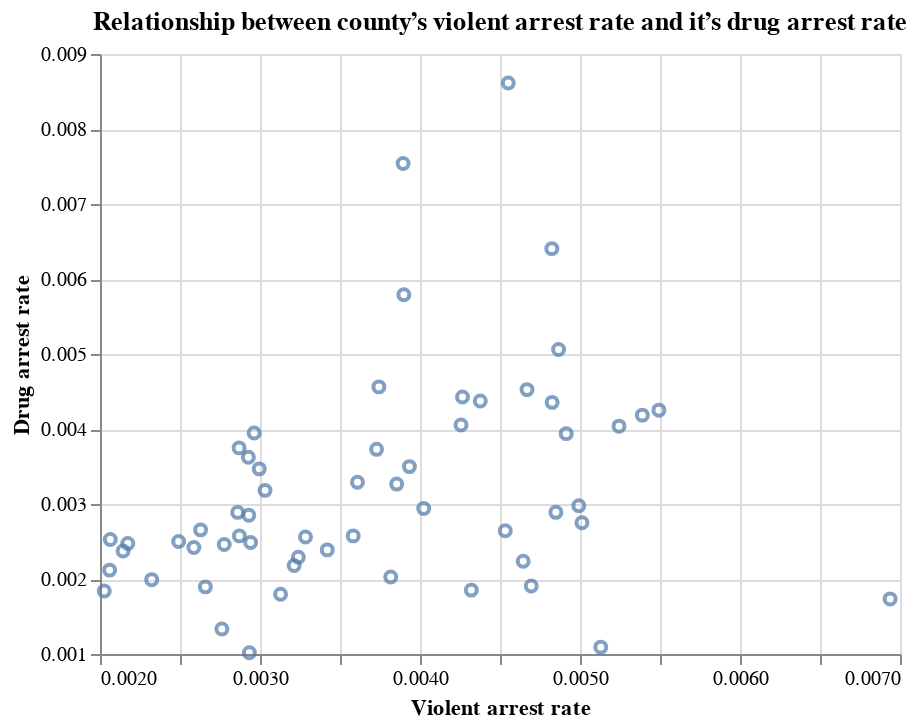

Here is the notebook cell this chart was saved with:
### Markdown cell above
---
### Exercise 11
Make a scatter plot that shows the relationship between each county’s violent arrest rate and it’s drug arrest rate.

### Code cell
import altair as alt
alt.Chart(merged_2009, title="Relationship between county’s violent arrest rate and it’s drug arrest rate").mark_point().encode(
    x=alt.X("violent_arrest_rate_2009", title="Violent arrest rate", scale=alt.Scale(zero=False)),
    y=alt.Y("drug_offenses_2009", title="Drug arrest rate", scale=alt.Scale(zero=False)),
)

### Figure 1 — Vega-Lite specification as saved in the notebook (floating-point values rounded to 4 significant figures)
{"config": {"view": {"continuousWidth": 400, "continuousHeight": 300}}, "data": {"name": "data-4e5dd6d4b6f77619248a3e22817a2244"}, "mark": "point", "encoding": {"x": {"type": "quantitative", "field": "violent_arrest_rate_2009", "scale": {"zero": false}, "title": "Violent arrest rate"}, "y": {"type": "quantitative", "field": "drug_offenses_2009", "scale": {"zero": false}, "title": "Drug arrest rate"}}, "title": "Relationship between county’s violent arrest rate and it’s drug arrest rate", "$schema": "https://vega.github.io/schema/vega-lite/v4.8.1.json", "datasets": {"data-4e5dd6d4b6f77619248a3e22817a2244": [{"Unnamed: 0_x": 1682, "COUNTY": "Alameda County", "VIOLENT": 4318, "PROPERTY": 4640, "F_DRUGOFF": 5749, "F_SEXOFF": 260, "F_ALLOTHER": 3502, "F_TOTAL": 18469, "M_TOTAL": 37247, "S_TOTAL": 431, "Unnamed: 0_y": 186, "YEAR": "2005-2009", "STATE": "California", "total_population": 1457095, "_merge": "both", "violent_arrest_rate_2009": 0.002963, "drug_offenses_2009": 0.003946}, {"Unnamed: 0_x": 1683, "COUNTY": "Alpine County", "VIOLENT": 8, "PROPERTY": 4, "F_DRUGOFF": 2, "F_SEXOFF": 1, "F_ALLOTHER": 1, "F_TOTAL": 16, "M_TOTAL": 83, "S_TOTAL": 0, "Unnamed: 0_y": 187, "YEAR": "2005-2009", "STATE": "California", "total_population": 1153, "_merge": "both", "violent_arrest_rate_2009": 0.006938, "drug_offenses_2009": 0.001735}, {"Unnamed: 0_x": 1684, "COUNTY": "Amador County", "VIOLENT": 100, "PROPERTY": 59, "F_DRUGOFF": 101, "F_SEXOFF": 5, "F_ALLOTHER": 199, "F_TOTAL": 464, "M_TOTAL": 801, "S_TOTAL": 2, "Unnamed: 0_y": 188, "YEAR": "2005-2009", "STATE": "California", "total_population": 38039, "_merge": "both", "violent_arrest_rate_2009": 0.002629, "drug_offenses_2009": 0.002655}, {"Unnamed: 0_x": 1685, "COUNTY": "Butte County", "VIOLENT": 641, "PROPERTY": 602, "F_DRUGOFF": 542, "F_SEXOFF": 34, "F_ALLOTHER": 429, "F_TOTAL": 2248, "M_TOTAL": 9026, "S_TOTAL": 1, "Unnamed: 0_y": 189, "YEAR": "2005-2009", "STATE": "California", "total_population": 217917, "_merge": "both", "violent_arrest_rate_2009": 0.002941, "drug_offenses_2009": 0.002487}, {"Unnamed: 0_x": 1686, "COUNTY": "Calaveras County", "VIOLENT": 211, "PROPERTY": 83, "F_DRUGOFF": 123, "F_SEXOFF": 14, "F_ALLOTHER": 70, "F_TOTAL": 501, "M_TOTAL": 968, "S_TOTAL": 3, "Unnamed: 0_y": 190, "YEAR": "2005-2009", "STATE": "California", "total_population": 46548, "_merge": "both", "violent_arrest_rate_2009": 0.004533, "drug_offenses_2009": 0.002642}, {"Unnamed: 0_x": 1687, "COUNTY": "Colusa County", "VIOLENT": 58, "PROPERTY": 50, "F_DRUGOFF": 28, "F_SEXOFF": 7, "F_ALLOTHER": 132, "F_TOTAL": 275, "M_TOTAL": 917, "S_TOTAL": 0, "Unnamed: 0_y": 191, "YEAR": "2005-2009", "STATE": "California", "total_population": 21001, "_merge": "both", "violent_arrest_rate_2009": 0.002762, "drug_offenses_2009": 0.001333}, {"Unnamed: 0_x": 1688, "COUNTY": "Contra Costa County", "VIOLENT": 2976, "PROPERTY": 3532, "F_DRUGOFF": 2895, "F_SEXOFF": 189, "F_ALLOTHER": 2069, "F_TOTAL": 11661, "M_TOTAL": 18539, "S_TOTAL": 50, "Unnamed: 0_y": 192, "YEAR": "2005-2009", "STATE": "California", "total_population": 1015571, "_merge": "both", "violent_arrest_rate_2009": 0.00293, "drug_offenses_2009": 0.002851}, {"Unnamed: 0_x": 1689, "COUNTY": "Del Norte County", "VIOLENT": 144, "PROPERTY": 104, "F_DRUGOFF": 79, "F_SEXOFF": 13, "F_ALLOTHER": 97, "F_TOTAL": 437, "M_TOTAL": 1268, "S_TOTAL": 5, "Unnamed: 0_y": 193, "YEAR": "2005-2009", "STATE": "California", "total_population": 28729, "_merge": "both", "violent_arrest_rate_2009": 0.005012, "drug_offenses_2009": 0.00275}, {"Unnamed: 0_x": 1690, "COUNTY": "El Dorado County", "VIOLENT": 570, "PROPERTY": 399, "F_DRUGOFF": 403, "F_SEXOFF": 45, "F_ALLOTHER": 614, "F_TOTAL": 2031, "M_TOTAL": 4734, "S_TOTAL": 54, "Unnamed: 0_y": 194, "YEAR": "2005-2009", "STATE": "California", "total_population": 175941, "_merge": "both", "violent_arrest_rate_2009": 0.00324, "drug_offenses_2009": 0.002291}, {"Unnamed: 0_x": 1691, "COUNTY": "Fresno County", "VIOLENT": 4377, "PROPERTY": 3514, "F_DRUGOFF": 3508, "F_SEXOFF": 305, "F_ALLOTHER": 3253, "F_TOTAL": 14957, "M_TOTAL": 31710, "S_TOTAL": 377, "Unnamed: 0_y": 195, "YEAR": "2005-2009", "STATE": "California", "total_population": 890750, "_merge": "both", "violent_arrest_rate_2009": 0.004914, "drug_offenses_2009": 0.003938}, {"Unnamed: 0_x": 1692, "COUNTY": "Glenn County", "VIOLENT": 104, "PROPERTY": 78, "F_DRUGOFF": 104, "F_SEXOFF": 14, "F_ALLOTHER": 133, "F_TOTAL": 433, "M_TOTAL": 1283, "S_TOTAL": 73, "Unnamed: 0_y": 196, "YEAR": "2005-2009", "STATE": "California", "total_population": 27891, "_merge": "both", "violent_arrest_rate_2009": 0.003729, "drug_offenses_2009": 0.003729}, {"Unnamed: 0_x": 1693, "COUNTY": "Humboldt County", "VIOLENT": 503, "PROPERTY": 440, "F_DRUGOFF": 747, "F_SEXOFF": 54, "F_ALLOTHER": 394, "F_TOTAL": 2138, "M_TOTAL": 7460, "S_TOTAL": 420, "Unnamed: 0_y": 197, "YEAR": "2005-2009", "STATE": "California", "total_population": 129003, "_merge": "both", "violent_arrest_rate_2009": 0.003899, "drug_offenses_2009": 0.005791}, {"Unnamed: 0_x": 1694, "COUNTY": "Imperial County", "VIOLENT": 599, "PROPERTY": 779, "F_DRUGOFF": 730, "F_SEXOFF": 28, "F_ALLOTHER": 449, "F_TOTAL": 2585, "M_TOTAL": 6739, "S_TOTAL": 69, "Unnamed: 0_y": 198, "YEAR": "2005-2009", "STATE": "California", "total_population": 160034, "_merge": "both", "violent_arrest_rate_2009": 0.003743, "drug_offenses_2009": 0.004562}, {"Unnamed: 0_x": 1695, "COUNTY": "Inyo County", "VIOLENT": 81, "PROPERTY": 44, "F_DRUGOFF": 39, "F_SEXOFF": 3, "F_ALLOTHER": 38, "F_TOTAL": 205, "M_TOTAL": 851, "S_TOTAL": 1, "Unnamed: 0_y": 199, "YEAR": "2005-2009", "STATE": "California", "total_population": 17438, "_merge": "both", "violent_arrest_rate_2009": 0.004645, "drug_offenses_2009": 0.002236}, {"Unnamed: 0_x": 1696, "COUNTY": "Kern County", "VIOLENT": 4290, "PROPERTY": 4384, "F_DRUGOFF": 3320, "F_SEXOFF": 202, "F_ALLOTHER": 2975, "F_TOTAL": 15171, "M_TOTAL": 31828, "S_TOTAL": 524, "Unnamed: 0_y": 200, "YEAR": "2005-2009", "STATE": "California", "total_population": 780953, "_merge": "both", "violent_arrest_rate_2009": 0.005493, "drug_offenses_2009": 0.004251}, {"Unnamed: 0_x": 1697, "COUNTY": "Kings County", "VIOLENT": 390, "PROPERTY": 322, "F_DRUGOFF": 278, "F_SEXOFF": 49, "F_ALLOTHER": 499, "F_TOTAL": 1538, "M_TOTAL": 5203, "S_TOTAL": 415, "Unnamed: 0_y": 201, "YEAR": "2005-2009", "STATE": "California", "total_population": 146696, "_merge": "both", "violent_arrest_rate_2009": 0.002659, "drug_offenses_2009": 0.001895}, {"Unnamed: 0_x": 1698, "COUNTY": "Lake County", "VIOLENT": 349, "PROPERTY": 204, "F_DRUGOFF": 271, "F_SEXOFF": 17, "F_ALLOTHER": 303, "F_TOTAL": 1144, "M_TOTAL": 3095, "S_TOTAL": 13, "Unnamed: 0_y": 202, "YEAR": "2005-2009", "STATE": "California", "total_population": 64756, "_merge": "both", "violent_arrest_rate_2009": 0.005389, "drug_offenses_2009": 0.004185}, {"Unnamed: 0_x": 1699, "COUNTY": "Lassen County", "VIOLENT": 101, "PROPERTY": 62, "F_DRUGOFF": 35, "F_SEXOFF": 6, "F_ALLOTHER": 83, "F_TOTAL": 287, "M_TOTAL": 881, "S_TOTAL": 12, "Unnamed: 0_y": 203, "YEAR": "2005-2009", "STATE": "California", "total_population": 34428, "_merge": "both", "violent_arrest_rate_2009": 0.002934, "drug_offenses_2009": 0.001017}, {"Unnamed: 0_x": 1700, "COUNTY": "Los Angeles County", "VIOLENT": 35319, "PROPERTY": 34630, "F_DRUGOFF": 32193, "F_SEXOFF": 2041, "F_ALLOTHER": 23524, "F_TOTAL": 127707, "M_TOTAL": 238608, "S_TOTAL": 11049, "Unnamed: 0_y": 204, "YEAR": "2005-2009", "STATE": "California", "total_population": 9785295, "_merge": "both", "violent_arrest_rate_2009": 0.003609, "drug_offenses_2009": 0.00329}, {"Unnamed: 0_x": 1701, "COUNTY": "Madera County", "VIOLENT": 453, "PROPERTY": 409, "F_DRUGOFF": 260, "F_SEXOFF": 35, "F_ALLOTHER": 505, "F_TOTAL": 1662, "M_TOTAL": 3366, "S_TOTAL": 2, "Unnamed: 0_y": 205, "YEAR": "2005-2009", "STATE": "California", "total_population": 144794, "_merge": "both", "violent_arrest_rate_2009": 0.003129, "drug_offenses_2009": 0.001796}, {"Unnamed: 0_x": 1702, "COUNTY": "Marin County", "VIOLENT": 500, "PROPERTY": 532, "F_DRUGOFF": 454, "F_SEXOFF": 29, "F_ALLOTHER": 276, "F_TOTAL": 1791, "M_TOTAL": 5795, "S_TOTAL": 178, "Unnamed: 0_y": 206, "YEAR": "2005-2009", "STATE": "California", "total_population": 246711, "_merge": "both", "violent_arrest_rate_2009": 0.002027, "drug_offenses_2009": 0.00184}, {"Unnamed: 0_x": 1703, "COUNTY": "Mariposa County", "VIOLENT": 64, "PROPERTY": 40, "F_DRUGOFF": 46, "F_SEXOFF": 7, "F_ALLOTHER": 43, "F_TOTAL": 200, "M_TOTAL": 517, "S_TOTAL": 21, "Unnamed: 0_y": 207, "YEAR": "2005-2009", "STATE": "California", "total_population": 17865, "_merge": "both", "violent_arrest_rate_2009": 0.003582, "drug_offenses_2009": 0.002575}, {"Unnamed: 0_x": 1704, "COUNTY": "Mendocino County", "VIOLENT": 415, "PROPERTY": 296, "F_DRUGOFF": 551, "F_SEXOFF": 17, "F_ALLOTHER": 364, "F_TOTAL": 1643, "M_TOTAL": 3654, "S_TOTAL": 10, "Unnamed: 0_y": 208, "YEAR": "2005-2009", "STATE": "California", "total_population": 86030, "_merge": "both", "violent_arrest_rate_2009": 0.004824, "drug_offenses_2009": 0.006405}, {"Unnamed: 0_x": 1705, "COUNTY": "Merced County", "VIOLENT": 1169, "PROPERTY": 1167, "F_DRUGOFF": 1055, "F_SEXOFF": 78, "F_ALLOTHER": 1006, "F_TOTAL": 4475, "M_TOTAL": 9637, "S_TOTAL": 714, "Unnamed: 0_y": 209, "YEAR": "2005-2009", "STATE": "California", "total_population": 242235, "_merge": "both", "violent_arrest_rate_2009": 0.004826, "drug_offenses_2009": 0.004355}, {"Unnamed: 0_x": 1706, "COUNTY": "Modoc County", "VIOLENT": 47, "PROPERTY": 29, "F_DRUGOFF": 10, "F_SEXOFF": 5, "F_ALLOTHER": 52, "F_TOTAL": 143, "M_TOTAL": 310, "S_TOTAL": 50, "Unnamed: 0_y": 210, "YEAR": "2005-2009", "STATE": "California", "total_population": 9162, "_merge": "both", "violent_arrest_rate_2009": 0.00513, "drug_offenses_2009": 0.001091}, {"Unnamed: 0_x": 1707, "COUNTY": "Mono County", "VIOLENT": 52, "PROPERTY": 38, "F_DRUGOFF": 38, "F_SEXOFF": 1, "F_ALLOTHER": 30, "F_TOTAL": 159, "M_TOTAL": 521, "S_TOTAL": 0, "Unnamed: 0_y": 211, "YEAR": "2005-2009", "STATE": "California", "total_population": 12925, "_merge": "both", "violent_arrest_rate_2009": 0.004023, "drug_offenses_2009": 0.00294}, {"Unnamed: 0_x": 1708, "COUNTY": "Monterey County", "VIOLENT": 1385, "PROPERTY": 1311, "F_DRUGOFF": 967, "F_SEXOFF": 136, "F_ALLOTHER": 911, "F_TOTAL": 4710, "M_TOTAL": 11948, "S_TOTAL": 304, "Unnamed: 0_y": 212, "YEAR": "2005-2009", "STATE": "California", "total_population": 404922, "_merge": "both", "violent_arrest_rate_2009": 0.00342, "drug_offenses_2009": 0.002388}, {"Unnamed: 0_x": 1709, "COUNTY": "Napa County", "VIOLENT": 367, "PROPERTY": 400, "F_DRUGOFF": 325, "F_SEXOFF": 24, "F_ALLOTHER": 392, "F_TOTAL": 1508, "M_TOTAL": 3471, "S_TOTAL": 60, "Unnamed: 0_y": 213, "YEAR": "2005-2009", "STATE": "California", "total_population": 132173, "_merge": "both", "violent_arrest_rate_2009": 0.002777, "drug_offenses_2009": 0.002459}, {"Unnamed: 0_x": 1710, "COUNTY": "Nevada County", "VIOLENT": 211, "PROPERTY": 207, "F_DRUGOFF": 240, "F_SEXOFF": 10, "F_ALLOTHER": 108, "F_TOTAL": 776, "M_TOTAL": 2319, "S_TOTAL": 155, "Unnamed: 0_y": 214, "YEAR": "2005-2009", "STATE": "California", "total_population": 97063, "_merge": "both", "violent_arrest_rate_2009": 0.002174, "drug_offenses_2009": 0.002473}, {"Unnamed: 0_x": 1711, "COUNTY": "Orange County", "VIOLENT": 6145, "PROPERTY": 7853, "F_DRUGOFF": 7524, "F_SEXOFF": 579, "F_ALLOTHER": 4049, "F_TOTAL": 26150, "M_TOTAL": 66320, "S_TOTAL": 1620, "Unnamed: 0_y": 215, "YEAR": "2005-2009", "STATE": "California", "total_population": 2976831, "_merge": "both", "violent_arrest_rate_2009": 0.002064, "drug_offenses_2009": 0.002528}, {"Unnamed: 0_x": 1712, "COUNTY": "Placer County", "VIOLENT": 712, "PROPERTY": 1226, "F_DRUGOFF": 788, "F_SEXOFF": 51, "F_ALLOTHER": 972, "F_TOTAL": 3749, "M_TOTAL": 7070, "S_TOTAL": 150, "Unnamed: 0_y": 216, "YEAR": "2005-2009", "STATE": "California", "total_population": 332059, "_merge": "both", "violent_arrest_rate_2009": 0.002144, "drug_offenses_2009": 0.002373}, {"Unnamed: 0_x": 1713, "COUNTY": "Plumas County", "VIOLENT": 100, "PROPERTY": 44, "F_DRUGOFF": 104, "F_SEXOFF": 2, "F_ALLOTHER": 68, "F_TOTAL": 318, "M_TOTAL": 867, "S_TOTAL": 13, "Unnamed: 0_y": 217, "YEAR": "2005-2009", "STATE": "California", "total_population": 20550, "_merge": "both", "violent_arrest_rate_2009": 0.004866, "drug_offenses_2009": 0.005061}, {"Unnamed: 0_x": 1714, "COUNTY": "Riverside County", "VIOLENT": 5825, "PROPERTY": 7082, "F_DRUGOFF": 5881, "F_SEXOFF": 479, "F_ALLOTHER": 4832, "F_TOTAL": 24099, "M_TOTAL": 40087, "S_TOTAL": 2235, "Unnamed: 0_y": 218, "YEAR": "2005-2009", "STATE": "California", "total_population": 2036304, "_merge": "both", "violent_arrest_rate_2009": 0.002861, "drug_offenses_2009": 0.002888}, {"Unnamed: 0_x": 1715, "COUNTY": "Sacramento County", "VIOLENT": 5302, "PROPERTY": 5809, "F_DRUGOFF": 4492, "F_SEXOFF": 409, "F_ALLOTHER": 3854, "F_TOTAL": 19866, "M_TOTAL": 32332, "S_TOTAL": 389, "Unnamed: 0_y": 219, "YEAR": "2005-2009", "STATE": "California", "total_population": 1375605, "_merge": "both", "violent_arrest_rate_2009": 0.003854, "drug_offenses_2009": 0.003265}, {"Unnamed: 0_x": 1716, "COUNTY": "San Benito County", "VIOLENT": 209, "PROPERTY": 140, "F_DRUGOFF": 111, "F_SEXOFF": 20, "F_ALLOTHER": 141, "F_TOTAL": 621, "M_TOTAL": 1460, "S_TOTAL": 27, "Unnamed: 0_y": 220, "YEAR": "2005-2009", "STATE": "California", "total_population": 54752, "_merge": "both", "violent_arrest_rate_2009": 0.003817, "drug_offenses_2009": 0.002027}, {"Unnamed: 0_x": 1717, "COUNTY": "San Bernardino County", "VIOLENT": 8474, "PROPERTY": 10799, "F_DRUGOFF": 8793, "F_SEXOFF": 720, "F_ALLOTHER": 4916, "F_TOTAL": 33702, "M_TOTAL": 56648, "S_TOTAL": 1119, "Unnamed: 0_y": 221, "YEAR": "2005-2009", "STATE": "California", "total_population": 1986635, "_merge": "both", "violent_arrest_rate_2009": 0.004266, "drug_offenses_2009": 0.004426}, {"Unnamed: 0_x": 1718, "COUNTY": "San Diego County", "VIOLENT": 9812, "PROPERTY": 8598, "F_DRUGOFF": 7648, "F_SEXOFF": 579, "F_ALLOTHER": 5321, "F_TOTAL": 31958, "M_TOTAL": 78405, "S_TOTAL": 4107, "Unnamed: 0_y": 222, "YEAR": "2005-2009", "STATE": "California", "total_population": 2987543, "_merge": "both", "violent_arrest_rate_2009": 0.003284, "drug_offenses_2009": 0.00256}, {"Unnamed: 0_x": 1719, "COUNTY": "San Francisco County", "VIOLENT": 3629, "PROPERTY": 2792, "F_DRUGOFF": 6867, "F_SEXOFF": 51, "F_ALLOTHER": 3339, "F_TOTAL": 16678, "M_TOTAL": 14782, "S_TOTAL": 9, "Unnamed: 0_y": 223, "YEAR": "2005-2009", "STATE": "California", "total_population": 797271, "_merge": "both", "violent_arrest_rate_2009": 0.004552, "drug_offenses_2009": 0.008613}, {"Unnamed: 0_x": 1720, "COUNTY": "San Joaquin County", "VIOLENT": 3223, "PROPERTY": 3136, "F_DRUGOFF": 1920, "F_SEXOFF": 187, "F_ALLOTHER": 2606, "F_TOTAL": 11072, "M_TOTAL": 23552, "S_TOTAL": 49, "Unnamed: 0_y": 224, "YEAR": "2005-2009", "STATE": "California", "total_population": 664641, "_merge": "both", "violent_arrest_rate_2009": 0.004849, "drug_offenses_2009": 0.002889}, {"Unnamed: 0_x": 1721, "COUNTY": "San Luis Obispo County", "VIOLENT": 609, "PROPERTY": 647, "F_DRUGOFF": 522, "F_SEXOFF": 94, "F_ALLOTHER": 403, "F_TOTAL": 2275, "M_TOTAL": 9962, "S_TOTAL": 67, "Unnamed: 0_y": 225, "YEAR": "2005-2009", "STATE": "California", "total_population": 262149, "_merge": "both", "violent_arrest_rate_2009": 0.002323, "drug_offenses_2009": 0.001991}, {"Unnamed: 0_x": 1722, "COUNTY": "San Mateo County", "VIOLENT": 1446, "PROPERTY": 1527, "F_DRUGOFF": 1487, "F_SEXOFF": 97, "F_ALLOTHER": 935, "F_TOTAL": 5492, "M_TOTAL": 13119, "S_TOTAL": 520, "Unnamed: 0_y": 226, "YEAR": "2005-2009", "STATE": "California", "total_population": 701886, "_merge": "both", "violent_arrest_rate_2009": 0.00206, "drug_offenses_2009": 0.002119}, {"Unnamed: 0_x": 1723, "COUNTY": "Santa Barbara County", "VIOLENT": 1292, "PROPERTY": 1037, "F_DRUGOFF": 876, "F_SEXOFF": 77, "F_ALLOTHER": 861, "F_TOTAL": 4143, "M_TOTAL": 24386, "S_TOTAL": 366, "Unnamed: 0_y": 227, "YEAR": "2005-2009", "STATE": "California", "total_population": 402025, "_merge": "both", "violent_arrest_rate_2009": 0.003214, "drug_offenses_2009": 0.002179}, {"Unnamed: 0_x": 1724, "COUNTY": "Santa Clara County", "VIOLENT": 4309, "PROPERTY": 4737, "F_DRUGOFF": 4325, "F_SEXOFF": 506, "F_ALLOTHER": 3095, "F_TOTAL": 16972, "M_TOTAL": 38541, "S_TOTAL": 1165, "Unnamed: 0_y": 228, "YEAR": "2005-2009", "STATE": "California", "total_population": 1729378, "_merge": "both", "violent_arrest_rate_2009": 0.002492, "drug_offenses_2009": 0.002501}, {"Unnamed: 0_x": 1725, "COUNTY": "Santa Cruz County", "VIOLENT": 753, "PROPERTY": 789, "F_DRUGOFF": 872, "F_SEXOFF": 43, "F_ALLOTHER": 744, "F_TOTAL": 3201, "M_TOTAL": 10455, "S_TOTAL": 115, "Unnamed: 0_y": 229, "YEAR": "2005-2009", "STATE": "California", "total_population": 251398, "_merge": "both", "violent_arrest_rate_2009": 0.002995, "drug_offenses_2009": 0.003469}, {"Unnamed: 0_x": 1726, "COUNTY": "Shasta County", "VIOLENT": 464, "PROPERTY": 505, "F_DRUGOFF": 434, "F_SEXOFF": 36, "F_ALLOTHER": 505, "F_TOTAL": 1944, "M_TOTAL": 7829, "S_TOTAL": 422, "Unnamed: 0_y": 230, "YEAR": "2005-2009", "STATE": "California", "total_population": 179387, "_merge": "both", "violent_arrest_rate_2009": 0.002587, "drug_offenses_2009": 0.002419}, {"Unnamed: 0_x": 1727, "COUNTY": "Sierra County", "VIOLENT": 14, "PROPERTY": 10, "F_DRUGOFF": 6, "F_SEXOFF": 3, "F_ALLOTHER": 9, "F_TOTAL": 42, "M_TOTAL": 124, "S_TOTAL": 0, "Unnamed: 0_y": 231, "YEAR": "2005-2009", "STATE": "California", "total_population": 3240, "_merge": "both", "violent_arrest_rate_2009": 0.004321, "drug_offenses_2009": 0.001852}, {"Unnamed: 0_x": 1728, "COUNTY": "Siskiyou County", "VIOLENT": 189, "PROPERTY": 145, "F_DRUGOFF": 180, "F_SEXOFF": 9, "F_ALLOTHER": 163, "F_TOTAL": 686, "M_TOTAL": 1786, "S_TOTAL": 8, "Unnamed: 0_y": 232, "YEAR": "2005-2009", "STATE": "California", "total_population": 44404, "_merge": "both", "violent_arrest_rate_2009": 0.004256, "drug_offenses_2009": 0.004054}, {"Unnamed: 0_x": 1729, "COUNTY": "Solano County", "VIOLENT": 1599, "PROPERTY": 1326, "F_DRUGOFF": 1422, "F_SEXOFF": 81, "F_ALLOTHER": 1027, "F_TOTAL": 5455, "M_TOTAL": 10682, "S_TOTAL": 191, "Unnamed: 0_y": 233, "YEAR": "2005-2009", "STATE": "California", "total_population": 406461, "_merge": "both", "violent_arrest_rate_2009": 0.003934, "drug_offenses_2009": 0.003498}, {"Unnamed: 0_x": 1730, "COUNTY": "Sonoma County", "VIOLENT": 1359, "PROPERTY": 1296, "F_DRUGOFF": 1682, "F_SEXOFF": 81, "F_ALLOTHER": 954, "F_TOTAL": 5372, "M_TOTAL": 16767, "S_TOTAL": 99, "Unnamed: 0_y": 234, "YEAR": "2005-2009", "STATE": "California", "total_population": 464218, "_merge": "both", "violent_arrest_rate_2009": 0.002928, "drug_offenses_2009": 0.003623}, {"Unnamed: 0_x": 1731, "COUNTY": "Stanislaus County", "VIOLENT": 2211, "PROPERTY": 2595, "F_DRUGOFF": 2209, "F_SEXOFF": 111, "F_ALLOTHER": 2104, "F_TOTAL": 9230, "M_TOTAL": 14369, "S_TOTAL": 133, "Unnamed: 0_y": 235, "YEAR": "2005-2009", "STATE": "California", "total_population": 505165, "_merge": "both", "violent_arrest_rate_2009": 0.004377, "drug_offenses_2009": 0.004373}, {"Unnamed: 0_x": 1732, "COUNTY": "Sutter County", "VIOLENT": 426, "PROPERTY": 358, "F_DRUGOFF": 173, "F_SEXOFF": 37, "F_ALLOTHER": 194, "F_TOTAL": 1188, "M_TOTAL": 2916, "S_TOTAL": 184, "Unnamed: 0_y": 236, "YEAR": "2005-2009", "STATE": "California", "total_population": 90731, "_merge": "both", "violent_arrest_rate_2009": 0.004695, "drug_offenses_2009": 0.001907}, {"Unnamed: 0_x": 1733, "COUNTY": "Tehama County", "VIOLENT": 236, "PROPERTY": 272, "F_DRUGOFF": 457, "F_SEXOFF": 16, "F_ALLOTHER": 189, "F_TOTAL": 1170, "M_TOTAL": 2871, "S_TOTAL": 12, "Unnamed: 0_y": 237, "YEAR": "2005-2009", "STATE": "California", "total_population": 60601, "_merge": "both", "violent_arrest_rate_2009": 0.003894, "drug_offenses_2009": 0.007541}, {"Unnamed: 0_x": 1734, "COUNTY": "Trinity County", "VIOLENT": 65, "PROPERTY": 50, "F_DRUGOFF": 63, "F_SEXOFF": 10, "F_ALLOTHER": 53, "F_TOTAL": 241, "M_TOTAL": 527, "S_TOTAL": 2, "Unnamed: 0_y": 238, "YEAR": "2005-2009", "STATE": "California", "total_population": 13922, "_merge": "both", "violent_arrest_rate_2009": 0.004669, "drug_offenses_2009": 0.004525}, {"Unnamed: 0_x": 1735, "COUNTY": "Tulare County", "VIOLENT": 2183, "PROPERTY": 2080, "F_DRUGOFF": 1681, "F_SEXOFF": 170, "F_ALLOTHER": 1767, "F_TOTAL": 7881, "M_TOTAL": 15368, "S_TOTAL": 301, "Unnamed: 0_y": 239, "YEAR": "2005-2009", "STATE": "California", "total_population": 416299, "_merge": "both", "violent_arrest_rate_2009": 0.005244, "drug_offenses_2009": 0.004038}, {"Unnamed: 0_x": 1736, "COUNTY": "Tuolumne County", "VIOLENT": 160, "PROPERTY": 252, "F_DRUGOFF": 209, "F_SEXOFF": 14, "F_ALLOTHER": 261, "F_TOTAL": 896, "M_TOTAL": 2062, "S_TOTAL": 83, "Unnamed: 0_y": 240, "YEAR": "2005-2009", "STATE": "California", "total_population": 55761, "_merge": "both", "violent_arrest_rate_2009": 0.002869, "drug_offenses_2009": 0.003748}, {"Unnamed: 0_x": 1737, "COUNTY": "Ventura County", "VIOLENT": 2275, "PROPERTY": 2425, "F_DRUGOFF": 2040, "F_SEXOFF": 120, "F_ALLOTHER": 2083, "F_TOTAL": 8943, "M_TOTAL": 25762, "S_TOTAL": 1734, "Unnamed: 0_y": 241, "YEAR": "2005-2009", "STATE": "California", "total_population": 792313, "_merge": "both", "violent_arrest_rate_2009": 0.002871, "drug_offenses_2009": 0.002575}, {"Unnamed: 0_x": 1738, "COUNTY": "Yolo County", "VIOLENT": 585, "PROPERTY": 634, "F_DRUGOFF": 614, "F_SEXOFF": 39, "F_ALLOTHER": 662, "F_TOTAL": 2534, "M_TOTAL": 5426, "S_TOTAL": 73, "Unnamed: 0_y": 242, "YEAR": "2005-2009", "STATE": "California", "total_population": 192974, "_merge": "both", "violent_arrest_rate_2009": 0.003031, "drug_offenses_2009": 0.003182}, {"Unnamed: 0_x": 1739, "COUNTY": "Yuba County", "VIOLENT": 354, "PROPERTY": 368, "F_DRUGOFF": 211, "F_SEXOFF": 39, "F_ALLOTHER": 257, "F_TOTAL": 1229, "M_TOTAL": 2967, "S_TOTAL": 4, "Unnamed: 0_y": 243, "YEAR": "2005-2009", "STATE": "California", "total_population": 70906, "_merge": "both", "violent_arrest_rate_2009": 0.004993, "drug_offenses_2009": 0.002976}]}}
